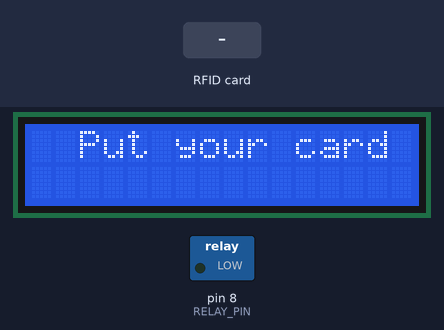
Bench run of a sketch on a simulated Arduino Uno, built with avr-gcc and run on an emulated ATmega328P. Parts: 16×2 character LCD, switched loads named in the sketch (green lamp = pin HIGH). The inputs (shaded band) are chosen by the test bench. Pins used as bus, display or sensor lines are not drawn; what the sketch prints to the serial monitor is not drawn.

Above: at 1.3 s.
1.4 s: RFID card 63 2C 10 05 held to the reader
At 2.6 s:
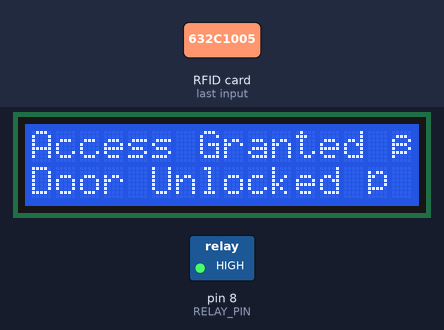
2.9 s: RFID card 5E 7A 19 C4 held to the reader
At 5.6 s:
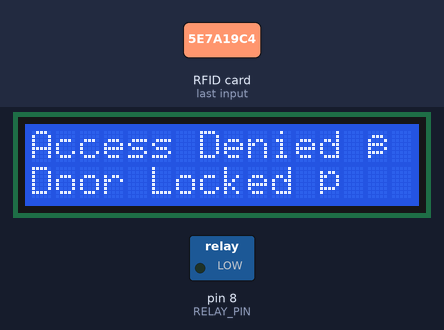
5.9 s: RFID card D9 24 E5 00 held to the reader
At 10.3 s:
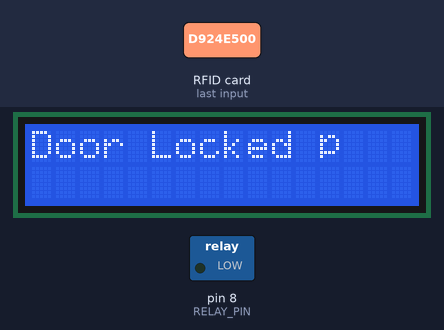
Timing chart, 0 to 11.8 s (numbered marks = the images above; inputs shaded):
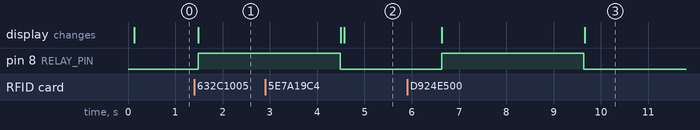

The sketch:

RFID_REGISTER.ino
```cpp
/* RFID Lock System with Emoji-like Symbols
 * Based on srituhobby.com example
 */

#include <LiquidCrystal_I2C.h>
#include <SPI.h>
#include <MFRC522.h>

#define RST_PIN 9
#define SS_PIN  10
#define RELAY_PIN 8   // pin to control lock/relay

byte readCard[4];
byte a = 0;

// Authorized UIDs
byte uid1[4] = {0x63, 0x2C, 0x10, 0x05};
byte uid2[4] = {0xD9, 0x24, 0xE5, 0x00};

LiquidCrystal_I2C lcd(0x27, 16, 2);
MFRC522 mfrc522(SS_PIN, RST_PIN);

void setup() {
  Serial.begin(9600);
  lcd.init();
  lcd.backlight();
  pinMode(RELAY_PIN, OUTPUT);
  digitalWrite(RELAY_PIN, LOW); // lock initially off

  while (!Serial);
  SPI.begin();
  mfrc522.PCD_Init();
  delay(4);
  mfrc522.PCD_DumpVersionToSerial();
  lcd.setCursor(2, 0);
  lcd.print("Put your card 🔒");
}

void loop() {
  if (!mfrc522.PICC_IsNewCardPresent()) {
    return;
  }
  if (!mfrc522.PICC_ReadCardSerial()) {
    return;
  }

  lcd.clear();
  lcd.setCursor(0, 0);
  lcd.print("Scanned UID");
  a = 0;
  Serial.println(F("Scanned PICC's UID:"));
  for (uint8_t i = 0; i < 4; i++) {
    readCard[i] = mfrc522.uid.uidByte[i];
    Serial.print(readCard[i], HEX);
    Serial.print(" ");
    lcd.setCursor(a, 1);
    lcd.print(readCard[i], HEX);
    lcd.print(" ");
    a += 3;
  }
  Serial.println("");

  // Compare with authorized UIDs
  if (checkUID(readCard, uid1) || checkUID(readCard, uid2)) {
    lcd.clear();
    lcd.setCursor(0, 0);
    lcd.print("Access Granted ✅");
    lcd.setCursor(0, 1);
    lcd.print("Door Unlocked 🔓");
    Serial.println("Access Granted");
    digitalWrite(RELAY_PIN, HIGH); // unlock
    delay(3000);                   // keep unlocked for 3s
    digitalWrite(RELAY_PIN, LOW);  // lock again
    lcd.clear();
    lcd.setCursor(0, 0);
    lcd.print("Door Locked 🔒");
  } else {
    lcd.clear();
    lcd.setCursor(0, 0);
    lcd.print("Access Denied ❌");
    lcd.setCursor(0, 1);
    lcd.print("Door Locked 🔒");
    Serial.println("Access Denied");
    digitalWrite(RELAY_PIN, LOW);  // keep locked
    delay(2000);
  }

  mfrc522.PICC_HaltA();
}

// Helper function to compare UIDs
bool checkUID(byte card[], byte validUID[]) {
  for (int i = 0; i < 4; i++) {
    if (card[i] != validUID[i]) return false;
  }
  return true;
}
```

Measured:
- after the input at 1.4 s, pin 8 (RELAY_PIN): LOW → HIGH after 0.08 s; the display: changes after 0.08 s (image 1)
- after the input at 2.9 s, the display: first differs from a run without the input after 1.7 s (image 2)
- after the input at 5.9 s, pin 8 (RELAY_PIN): LOW → HIGH after 0.74 s, → LOW 3.0 s later; the display: first changes after 0.74 s (image 3 shows a later state)
